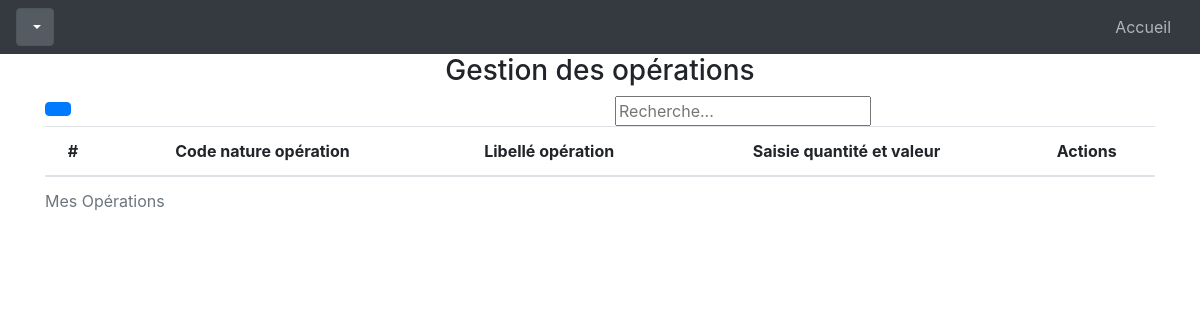
The page /natOps/ on the database as committed earlier.
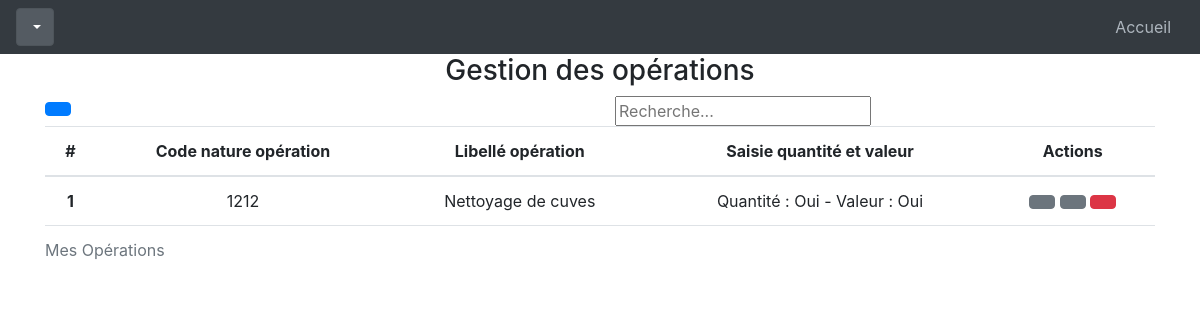
The same page on the database as committed later.
### profilAdmin/models.py (models this page shows, shortened)
class Natoperation(models.Model): #vente de carburant
    idnatope = models.AutoField(primary_key=True)
    codope = models.CharField(max_length=20)
    libope = models.CharField(max_length=40)
    saiqte = models.BooleanField( )
    saival = models.BooleanField( )
    class Meta:
        managed = True
        db_table = 'natoperation'

### profilAdmin/views.py (the view)
# urls.py: path('natOps/', views.natOps, name='natOps'),
def natOps(request):
    natOp = Natoperation.objects.all()
    context={'values' : natOp}
    return render(request, folderLocation+'index/natOp.html', context)

### templates/interfaces/administ/parametreDeBase/index/natOp.html (shortened to what this page needs)
{% extends "interfaces/administ/indexTemplate.html" %}
{% block pageLink %}{% url 'natOpcreate'  %}{% endblock pageLink %}
{% block indexTitle %}Gestion des opérations{% endblock indexTitle %}
{% block tableTitle %}Mes Opérations{% endblock tableTitle %}
{% block col1 %}Code nature opération{% endblock col1 %}
{% block col2 %}Libellé opération{% endblock col2 %}
{% block col3 %}Saisie quantité et valeur{% endblock col3 %}
{% block value1 %}{{val.codope}}{% endblock value1 %}
{% block value2 %}{{val.libope}}{% endblock value2 %}
{% block value3 %}Quantité :
{% if val.saiqte %} Oui {% else %} Non{% endif %}
- Valeur :
{% if val.saival %} Oui {% else %} Non{% endif %}
{% endblock value3 %}
{% block infoLink %}{% url 'natOpinfo' val.pk %}{% endblock infoLink %}
{% block editLink %}{% url 'natOpedit' val.pk %}{% endblock editLink %}
{% block deleteLink %}{% url 'natOpdelete' val.pk %}{% endblock deleteLink %}

### templates/interfaces/administ/indexTemplate.html (shortened to what this page needs)
{% extends "interfaces/administ/baseAdmin.html" %}
{% load bootstrap_icons %}
{% block content %}
<div class="container">
    <h3 class="text-center" id="{% block idTitle %}{% endblock idTitle %}">
        {% block indexTitle %}{% endblock indexTitle %}
    </h3>
    <div class="row">
        <div class="col-md-6 mb-0">
            <a class="btn btn-primary" type="button" name="button"
            href="{% block pageLink %}{% endblock pageLink %}"
            data-toggle="tooltip-create" title="Créer">
        </a>
        </div>
        <div class="col-md-6 mb-0">
            <input type="text" id="myInput" onkeyup="myFunction()"
        placeholder="Recherche..." title="Entrer votre recherche">
        </div>
    </div>
    <table id="myTable" class="table table-hover">
        <caption>{% block tableTitle %}{% endblock tableTitle %}</caption>
        <thead>
            <th class="text-center" scope="col">#</th>
            <th class="text-center" scope="col">{% block col1 %}{% endblock col1 %}</th>
            <th class="text-center" scope="col">{% block col2 %}{% endblock col2 %}</th>
            <th class="text-center" scope="col">{% block col3 %}{% endblock col3 %}</th>
            <th class="text-center" scope="col">Actions</th>
        </thead>
        <tbody>
            {% for val in values %}
            <tr>
                <th class="text-center" scope="row">{{ forloop.counter }}</th>
                <td class="text-center" scope="row">{% block value1 %}{% endblock value1 %}</td>
                <td class="text-center" scope="row">{% block value2 %}{% endblock value2 %}</td>
                <td class="text-center" scope="row">{% block value3 %}{% endblock value3 %}</td>
                <td class="text-center" scope="row">
                    <a type=button class="btn btn-secondary"
                    href="{% block infoLink %}{% endblock infoLink %}"
                    data-toggle="tooltip-info" title="Info">{% bs_icon 'info-circle' %}</a>
                    <a type=button class="btn btn-secondary"
                    href="{% block editLink %}{% endblock editLink %}"
                    data-toggle="tooltip-edit" title="Modifier">{% bs_icon 'gear' %}</a>
                    <a type=button class="btn btn-danger"
                    href="{% block deleteLink %}{% endblock deleteLink %}"
                    data-toggle="tooltip-delete" title="Supprimer">{% bs_icon 'trash' %}</a>
                </td>
            </tr>
            {% endfor %}
        </tbody>
    </table>
</div>
{% endblock content %}

### templates/interfaces/administ/baseAdmin.html (shortened to what this page needs)
{% load static %}
<!DOCTYPE html>
<html lang="en">
<head>
    <link href="https://cdn.jsdelivr.net/npm/bootstrap@5.3.0-alpha3/dist/css/bootstrap.min.css" rel="stylesheet">
    <link rel="stylesheet" href="https://cdn.jsdelivr.net/npm/bootstrap@4.0.0/dist/css/bootstrap.min.css">
</head>
<body>
    <nav class="navbar bg-dark" data-bs-theme="dark">
       {% include 'interfaces/administ/navbar.html' %}
      </nav>
    {% block content %} {% endblock content %}
</body>
</html>

### templates/interfaces/administ/navbar.html (shortened to what this page needs)
{% load bootstrap_icons %}
<div class="dropdown show">
  <a class="btn btn-secondary dropdown-toggle" href="#" role="button" id="dropdownMenuLink" data-toggle="dropdown" aria-haspopup="true" aria-expanded="false">
  </a>
</div>
<div class="logo">
  <div class="btn-group" role="group">
      <a type=button class="btn" href="{% url 'indexAdmin' %}">Accueil</a>
  </div>
</div>

Rows that differ between the two databases and show on the page:
added Natoperation: codope "1212", libope "Nettoyage de cuves", saiqte "Oui", saival "Oui"
